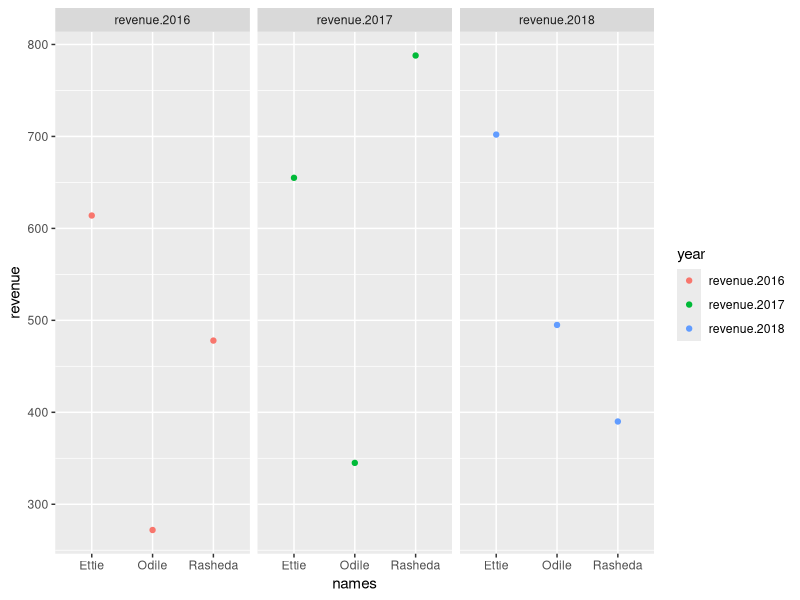
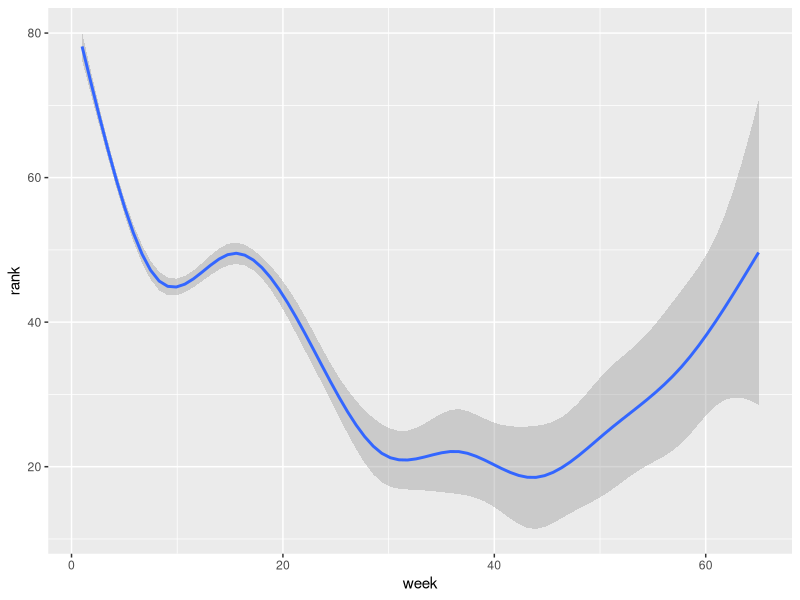

Source code (R) for these figures, in order: (Note: this script raises an error after producing the figures.)
library(tidyverse)

revenue <- data.frame(
  cid = c(1, 2, 3),
  names = c("Odile", "Rasheda", "Ettie"),
  age = c(7, 2, 25),
  revenue.2016 = c(272, 478, 614),
  revenue.2017 = c(345, 788, 655),
  revenue.2018 = c(495, 390, 702)
)

?pivot_longer

revenue_long <- revenue %>% 
  pivot_longer(cols = c("revenue.2016","revenue.2017","revenue.2018"),
               names_to = "year",
               values_to = "revenue")

revenue_long %>% 
  ggplot(aes(x=names,y=revenue, color = year)) +
  geom_point() +
  facet_grid(~year)
  


billboard_long <- billboard %>% 
  pivot_longer(cols = starts_with("wk"),
               names_to = "week",
               values_to = "rank")

billboard_long$week <- gsub("wk","",billboard_long$week) %>% 
  as.numeric()

billboard_long %>% 
  ggplot(aes(x=week,y=rank)) +
  geom_smooth()


us_rent_income



# Sample dataframe for the type of bird for each state in the United States
state_birds <- data.frame(
  State = c("alabama", "Alaska", "Arizona", "Arkansas", "California", "Colorado", "Connecticut", "Delaware", "Florida", "Georgia", 
            "Hawaii", "Idaho", "Illinois", "Indiana", "Iowa", "Kansas", "Kentucky", "Louisiana", "Maine", "Maryland", 
            "Massachusetts", "Michigan", "Minnesota", "Mississippi", "Missouri", "Montana", "Nebraska", "Nevada", "New Hampshire", 
            "New Jersey", "New Mexico", "New York", "North Carolina", "North Dakota", "Ohio", "Oklahoma", "Oregon", "Pennsylvania", 
            "Rhode Island", "South Carolina", "South Dakota", "Tennessee", "Texas", "Utah", "Vermont", "Virginia", "Washington", 
            "West Virginia", "Wisconsin", "Wyoming"),
  Bird = c("Yellowhammer", "Willow Ptarmigan", "Cactus Wren", "Northern Mockingbird", "California Quail", "Lark Bunting", "American Robin", 
           "Delaware Blue Hen", "Northern Mockingbird", "Brown Thrasher", "Nene (Hawaiian Goose)", "Mountain Bluebird", "Northern Cardinal", 
           "Northern Cardinal", "Eastern Goldfinch", "Eastern Goldfinch", "Western Meadowlark", "Northern Cardinal", "Chickadee", 
           "Chickadee", "Black-Capped Chickadee", "American Robin", "American Robin", "Northern Mockingbird", "Eastern Bluebird", 
           "Western Meadowlark", "Western Meadowlark", "Western Meadowlark", "Mountain Bluebird", "Purple Finch", "Eastern Goldfinch", 
           "Eastern Goldfinch", "Roadrunner", "Eastern Bluebird", "Western Meadowlark", "Cardinal", "Scissor-Tailed Flycatcher", 
           "Western Meadowlark", "Ruffed Grouse", "Rhode Island Red", "Carolina Wren", "Ring-Necked Pheasant", "Northern Mockingbird", 
           "Northern Mockingbird", "Northern Mockingbird", "Hermit Thrush", "Cardinal", "American Robin", "American Robin", "Western Meadowlark" 
  )
)


state_flags <- data.frame(
  State = c("Alabama", "Alaska", "Arizona", "Arkansas", "California", "Colorado", "Connecticut", "Delaware", "Florida", "Georgia", 
            "Hawaii", "Idaho", "Illinois", "Indiana", "Iowa", "Kansas", "Kentucky", "Louisiana", "Maine", "Maryland", 
            "Massachusetts", "Michigan", "Minnesota", "Mississippi", "Missouri", "Montana", "Nebraska", "Nevada", "New Hampshire", 
            "New Jersey", "New Mexico", "New York", "North Carolina", "North Dakota", "Ohio", "Oklahoma", "Oregon", "Pennsylvania", 
            "Rhode Island", "South Carolina", "South Dakota", "Tennessee", "Texas", "Utah", "Vermont", "Virginia", "Washington", 
            "West Virginia", "Wisconsin", "Wyoming"),
  Flag_Color = c("Red, White", "Blue, Gold", "Blue, Gold", "Red, White", "Blue, Gold", "Red, White", "Blue, White", "Blue, Yellow", 
                 "Red, White", "Red, White", "Red, White", "Red, Blue", "Blue, White", "Blue, Gold", "Red, White", "Red, White", 
                 "Blue, Yellow", "Blue, Gold", "Blue, White", "Blue, Yellow", "Red, White", "Blue, Gold", "Blue, Gold", "Blue, Yellow", 
                 "Red, White", "Red, White", "Blue, Gold", "Blue, Gold", "Blue, Silver", "Blue, Gold", "Buff, Blue", "Red, Yellow", 
                 "Red, Yellow", "Blue, Gold", "Red, White", "Green, Yellow", "Red, White", "Blue, White", "Blue, Gold", "Red, White", 
                 "White, Blue", "Blue, White", "Blue, Gold", "Red, White", "Red, White", "Red, White", "Red, White", "Red, White", 
                 "Red, White, Blue", "Red, Yellow")
)

sample()



merged_data <- full_join(state_flags, state_birds, by = "State")
print(merged_data)

matchedrows <- match(state_birds$State,state_flags$State)


jazz_2020 <- data.frame(
  Player = c("Player1", "Player2", "Player3"),
  Points = c(20, 15, 18),
  Assists = c(6, 5, 7),
  Rebounds = c(8, 7, 9),
  ThreePointPercentage = c(0.35, 0.42, 0.38)
)

jazz_2022 <- data.frame(
  Player = c("Player1", "Player2", "Player3"),
  Points = c(22, 18, 20),
  Assists = c(7, 6, 8),
  Rebounds = c(9, 8, 10),
  ThreePointPercentage = c(0.37, 0.41, 0.39)
)

?match
combined_jazz <- cbind(jazz_2020, jazz_2022[, -1])
